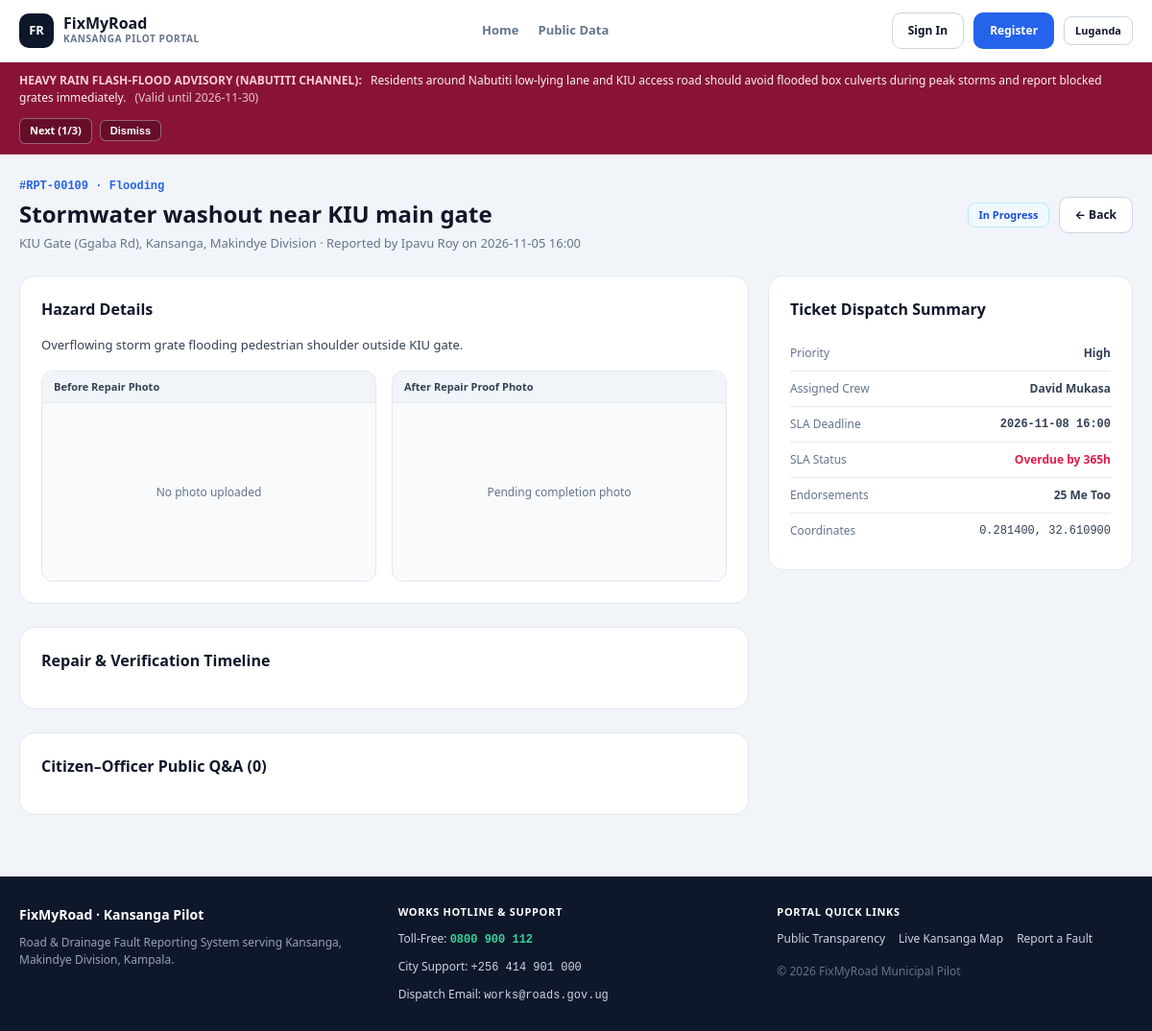
/track_report.php, run on the app's committed database.
### tables this page shows
CREATE TABLE `official_notices` (
  `id` VARCHAR(32) NOT NULL PRIMARY KEY,
  `title` VARCHAR(140) NOT NULL,
  `message` TEXT NOT NULL,
  `category` ENUM('Emergency', 'Maintenance', 'General Announcement') NOT NULL DEFAULT 'General Announcement',
  `status` ENUM('active', 'archived') NOT NULL DEFAULT 'active',
  `expires_at` DATE DEFAULT NULL,
  `posted_by` VARCHAR(120) NOT NULL,
  `posted_by_id` VARCHAR(40) DEFAULT NULL,
  `archived_at` DATETIME DEFAULT NULL,
  `created_at` DATETIME NOT NULL DEFAULT CURRENT_TIMESTAMP,
  `updated_at` DATETIME NOT NULL DEFAULT CURRENT_TIMESTAMP ON UPDATE CURRENT_TIMESTAMP
);

CREATE TABLE `reports` (
  `id` VARCHAR(32) NOT NULL PRIMARY KEY,
  `title` VARCHAR(180) NOT NULL,
  `category` ENUM('Pothole', 'Blocked Drainage', 'Flooding', 'Damaged Road', 'Broken Streetlight', 'Other') NOT NULL DEFAULT 'Pothole',
  `description` TEXT NOT NULL,
  `location` VARCHAR(220) NOT NULL,
  `area` VARCHAR(120) NOT NULL DEFAULT 'Kansanga (Makindye)',
  `lat` DECIMAL(10, 6) NOT NULL DEFAULT 0.283500,
  `lng` DECIMAL(10, 6) NOT NULL DEFAULT 32.609500,
  `priority` ENUM('Urgent', 'High', 'Medium', 'Low') NOT NULL DEFAULT 'Medium',
  `status` ENUM('Pending', 'In Progress', 'Resolved', 'Rejected') NOT NULL DEFAULT 'Pending',
  `reported_by` VARCHAR(120) NOT NULL,
  `reported_by_email` VARCHAR(160) NOT NULL,
  `report_date` VARCHAR(32) NOT NULL,
  `sla_deadline` VARCHAR(32) NOT NULL,
  `escalated` TINYINT(1) NOT NULL DEFAULT 0,
  `escalation_reason` VARCHAR(255) DEFAULT NULL,
  `assigned_officer` VARCHAR(120) DEFAULT NULL,
  `upvotes` INT NOT NULL DEFAULT 1,
  `before_photo` VARCHAR(500) DEFAULT NULL,
  `after_photo` VARCHAR(500) DEFAULT NULL,
  `resolved_at` DATETIME DEFAULT NULL,
  `confirmation_state` ENUM('none', 'awaiting_confirmation', 'confirmed', 'reopened') NOT NULL DEFAULT 'none',
  `confirmation_expires_at` DATETIME DEFAULT NULL,
  `confirmed_by` VARCHAR(120) DEFAULT NULL,
  `reopen_reason` VARCHAR(500) DEFAULT NULL,
  `feedback_rating` TINYINT DEFAULT NULL,
  `feedback_comment` TEXT DEFAULT NULL,
  `feedback_author` VARCHAR(120) DEFAULT NULL,
  `created_at` DATETIME NOT NULL DEFAULT CURRENT_TIMESTAMP
);

### includes/i18n.php (called while the page is built)
<?php
function t(string $key): string {
    $lang = $_SESSION['lang'] ?? 'en';
    $lg = [
        'home' => 'Awaka',
        'report' => 'Loopa obuzibu',
        'public' => 'Ebikwata ku bantu',
        'signin' => 'Yingira',
        'register' => 'Wewandiise',
        'signout' => 'Fuluma',
    ];
    $en = [
        'home' => 'Home',
        'report' => 'Report Fault',
        'public' => 'Public Data',
        'signin' => 'Sign In',
        'register' => 'Register',
        'signout' => 'Sign Out',
    ];
    $dict = $lang === 'lg' ? $lg : $en;
    return $dict[$key] ?? $key;
}

### includes/helpers.php (called while the page is built, shortened)
<?php
function e(?string $val): string {
    return htmlspecialchars((string)$val, ENT_QUOTES | ENT_SUBSTITUTE, 'UTF-8');
}
function get_sla_status(array $report): array {
    $deadlineTs = strtotime($report['sla_deadline'] ?? '') ?: (time() + 86400);
    $diffHours = ($deadlineTs - time()) / 3600;
    if ($diffHours < 0) {
        return ['overdue' => true, 'label' => 'Overdue by ' . abs((int)round($diffHours)) . 'h'];
    }
    return ['overdue' => false, 'label' => (int)ceil($diffHours / 24) . 'd left'];
}
function get_live_official_notices(): array {
    $sql = "SELECT * FROM official_notices
            WHERE status = 'active'
              AND (expires_at IS NULL OR expires_at >= CURDATE())
            ORDER BY FIELD(category, 'Emergency', 'Maintenance', 'General Announcement'), created_at DESC";
    return db()->query($sql)->fetchAll();
}

### includes/auth.php (called while the page is built, shortened)
<?php
require_once __DIR__ . '/../config/db.php';
require_once __DIR__ . '/helpers.php';
function current_user(): ?array {
    if (empty($_SESSION['user_id'])) {
        return null;
    }
    $stmt = db()->prepare('SELECT * FROM users WHERE id = ? LIMIT 1');
    $stmt->execute([$_SESSION['user_id']]);
    $user = $stmt->fetch();
    return $user;
}

### config/db.php (called while the page is built, shortened)
<?php
function db(): PDO {
    static $pdo = null;
    if ($pdo instanceof PDO) {
        return $pdo;
    }
    $dsn = 'mysql:host=' . DB_HOST . ';dbname=' . DB_NAME . ';charset=' . DB_CHARSET;
    try {
        $pdo = new PDO($dsn, DB_USER, DB_PASS, [
            PDO::ATTR_ERRMODE => PDO::ERRMODE_EXCEPTION,
            PDO::ATTR_DEFAULT_FETCH_MODE => PDO::FETCH_ASSOC,
            PDO::ATTR_EMULATE_PREPARES => false,
        ]);
        $pdo->exec("UPDATE users SET password_hash = '!' WHERE password_hash = 'SEED_PLAIN:password123'");
        return $pdo;
    } catch (PDOException $e) {
        http_response_code(500);
        echo '<!DOCTYPE html><html lang="en"><head><meta charset="UTF-8"><title>Database Setup Required</title>'
            . '<link rel="stylesheet" href="css/style.css"></head><body>'
            . '<div class="container-narrow"><div class="card stack-md" style="border-color:var(--danger-border);">'
            . '<h1 class="section-title text-danger">MySQL Database Connection Error</h1>'
            . '<p class="text-sm">Could not connect to database <strong>' . htmlspecialchars(DB_NAME) . '</strong>.</p>'
            . '<ol class="text-xs stack-sm" style="padding-left:20px; margin:0;">'
            . '<li>Open <strong>XAMPP Control Panel</strong> and make sure both <strong>Apache</strong> and <strong>MySQL</strong> are running.</li>'
            . '<li>Open <a class="text-primary font-bold" href="http://localhost/phpmyadmin" target="_blank">phpMyAdmin</a> and click <strong>Import</strong>.</li>'
            . '<li>Select <code>database/fixmyroad.sql</code> from this project folder and click <strong>Go / Import</strong>.</li>'
            . '</ol>'
            . '<p class="text-xs text-mono text-muted">Details: ' . htmlspecialchars($e->getMessage()) . '</p>'
            . '</div></div></body></html>';
        exit;
    }
}

### track_report.php (the view, shortened to what this page needs)
<?php
require_once __DIR__ . '/includes/auth.php';
$user = current_user();
$pdo = db();
$reportId = trim((string)($_GET['id'] ?? ''));
if ($reportId === '') {
    $first = $pdo->query('SELECT id FROM reports ORDER BY created_at DESC LIMIT 1')->fetchColumn();
    $reportId = $first ?: '#RPT-00123';
}
$stmt = $pdo->prepare('SELECT *, (confirmation_expires_at > NOW()) AS confirmation_window_open FROM reports WHERE id = ? LIMIT 1');
$stmt->execute([$reportId]);
$report = $stmt->fetch();
$isModerator = $user && in_array($user['role'], ['Administrator', 'Field Officer'], true);
$commentsStmt = $pdo->prepare('SELECT * FROM report_comments WHERE report_id = ? AND (hidden = 0 OR ? = 1) ORDER BY id ASC');
$commentsStmt->execute([$reportId, $isModerator ? 1 : 0]);
$comments = $commentsStmt->fetchAll();
$sla = get_sla_status($report);
$statusBadge = $report['status'] === 'Resolved' ? 'badge-resolved' : ($report['status'] === 'In Progress' ? 'badge-progress' : 'badge-pending');
require_once __DIR__ . '/includes/header.php';
?>
<div class="container stack-lg">
  <div class="page-header">
    <div>
      <div class="text-mono text-xs font-bold text-primary"><?= e($report['id']) ?> · <?= e($report['category']) ?></div>
      <h1 class="page-title"><?= e($report['title']) ?></h1>
      <div class="page-subtitle tabular-nums">
        <?= e($report['location']) ?> · Reported by <?= e($report['reported_by']) ?> on <?= e($report['report_date']) ?>
      </div>
    </div>
    <div class="flex-wrap-gap">
      <span class="badge <?= $statusBadge ?>"><?= e($report['status']) ?></span>
      <a href="<?= $user ? 'dashboard.php' : 'index.php' ?>" class="btn btn-outline">← Back</a>
    </div>
  </div>
  <div class="split-8-4" style="align-items: start;">
    <div class="stack-lg">
      <div class="card stack-md">
        <h2 class="section-title">Hazard Details</h2>
        <p class="text-sm"><?= e($report['description']) ?></p>
        <div class="grid-2">
          <div class="photo-box">
            <div class="photo-box-header">Before Repair Photo</div>
            <?php if (!empty($report['before_photo'])): ?>
              <img src="<?= e($report['before_photo']) ?>" alt="Before repair">
            <?php else: ?>
              <div class="photo-empty">No photo uploaded</div>
            <?php endif; ?>
          </div>
          <div class="photo-box">
            <div class="photo-box-header">After Repair Proof Photo</div>
            <?php if (!empty($report['after_photo'])): ?>
              <img src="<?= e($report['after_photo']) ?>" alt="After repair">
            <?php else: ?>
              <div class="photo-empty">Pending completion photo</div>
            <?php endif; ?>
          </div>
        </div>
      </div>
      <div class="card stack-md">
        <h2 class="section-title">Repair &amp; Verification Timeline</h2>
      </div>
      <div class="card stack-md">
        <h2 class="section-title">Citizen–Officer Public Q&amp;A (<?= count($comments) ?>)</h2>
      </div>
    </div>
    <div class="stack-lg">
      <div class="card stack-md">
        <h2 class="section-title">Ticket Dispatch Summary</h2>
        <div class="list-divider text-xs">
          <div class="row-between" style="padding:9px 0;"><span class="text-muted">Priority</span><strong><?= e($report['priority']) ?></strong></div>
          <div class="row-between" style="padding:9px 0;"><span class="text-muted">Assigned Crew</span><strong><?= e($report['assigned_officer'] ?: 'Unassigned') ?></strong></div>
          <div class="row-between" style="padding:9px 0;"><span class="text-muted">SLA Deadline</span><strong class="text-mono"><?= e($report['sla_deadline']) ?></strong></div>
          <div class="row-between" style="padding:9px 0;"><span class="text-muted">SLA Status</span><strong class="<?= $sla['overdue'] ? 'text-danger' : 'text-success' ?>"><?= e($sla['label']) ?></strong></div>
          <div class="row-between" style="padding:9px 0;"><span class="text-muted">Endorsements</span><strong class="tabular-nums"><?= (int)$report['upvotes'] ?> Me Too</strong></div>
          <div class="row-between" style="padding:9px 0;"><span class="text-muted">Coordinates</span><span class="text-mono"><?= e($report['lat']) ?>, <?= e($report['lng']) ?></span></div>
        </div>
      </div>
    </div>
  </div>
</div>
<?php require_once __DIR__ . '/includes/footer.php'; ?>

### includes/header.php (shortened to what this page needs)
<?php
$activePage = $activePage ?? '';
$authUser = current_user();
require_once __DIR__ . '/i18n.php';
$liveNotices = get_live_official_notices();
$bannerNotices = array_values(array_filter(
    $liveNotices,
    fn($n) => !in_array($n['id'], $_SESSION['dismissed_notices'], true)
));
$bannerIdx = isset($_GET['notice_idx']) ? max(0, (int)$_GET['notice_idx']) : 0;
$activeBanner = !empty($bannerNotices) ? $bannerNotices[$bannerIdx % count($bannerNotices)] : null;
?>
<!DOCTYPE html>
<html lang="en">
<head>
   <link rel="stylesheet" href="css/style.css">
  <link rel="stylesheet" href="https://unpkg.com/leaflet@1.9.4/dist/leaflet.css">
</head>
<body>
<header class="site-header">
  <div class="header-inner">
    <a href="index.php" class="brand-logo">
      <div class="brand-badge">FR</div>
      <div>
        <div class="brand-title">FixMyRoad</div>
        <div class="brand-sub">Kansanga Pilot Portal</div>
      </div>
    </a>
    <nav class="main-nav">
      <a href="index.php" class="nav-link <?= $activePage === 'home' ? 'active' : '' ?>"><?= e(t('home')) ?></a>
      <a href="public_data.php" class="nav-link <?= $activePage === 'public' ? 'active' : '' ?>"><?= e(t('public')) ?></a>
    </nav>
    <div class="header-actions">
      <?php if ($authUser): ?>
        <a href="profile.php" class="user-chip">
          <span><?= e($authUser['name']) ?></span>
          <span class="text-muted">· <?= e($authUser['role']) ?></span>
        </a>
        <a href="logout.php" class="btn btn-dark"><?= e(t('signout')) ?></a>
      <?php else: ?>
        <a href="login.php" class="btn btn-outline"><?= e(t('signin')) ?></a>
        <a href="register.php" class="btn btn-primary"><?= e(t('register')) ?></a>
      <?php endif; ?>
      <?php $lang = $_SESSION['lang'] ?? 'en'; ?>
      <a href="?<?= e(http_build_query(array_merge($_GET, ['lang' => $lang === 'lg' ? 'en' : 'lg']))) ?>" class="btn btn-outline btn-sm"><?= $lang === 'lg' ? 'English' : 'Luganda' ?></a>
    </div>
  </div>
</header>
<?php if ($activeBanner):
  $bannerClass = match ($activeBanner['category']) {
      'Emergency' => 'notice-banner--emergency',
      'Maintenance' => 'notice-banner--maintenance',
      default => 'notice-banner--general',
  };
?>
<div role="region" aria-label="Official Notice" class="notice-banner <?= $bannerClass ?>">
  <div class="notice-banner-inner">
    <p>
      <span class="notice-title"><?= e($activeBanner['title']) ?>:</span>
      <span><?= e($activeBanner['message']) ?></span>
      <?php if (!empty($activeBanner['expires_at'])): ?>
        <span class="tabular-nums" style="opacity:0.8; margin-left:6px;">(Valid until <?= e($activeBanner['expires_at']) ?>)</span>
      <?php endif; ?>
    </p>
    <div class="notice-actions">
      <?php if (count($bannerNotices) > 1):
        $nextIdx = ($bannerIdx + 1) % count($bannerNotices);
        $nextQuery = $_GET;
        $nextQuery['notice_idx'] = $nextIdx;
      ?>
        <a href="?<?= e(http_build_query($nextQuery)) ?>" class="notice-btn tabular-nums">
          Next (<?= ($bannerIdx % count($bannerNotices)) + 1 ?>/<?= count($bannerNotices) ?>)
        </a>
      <?php endif; ?>
      <form method="POST" style="display:inline;">
        <button type="submit" class="notice-btn">Dismiss</button>
      </form>
    </div>
  </div>
</div>
<?php endif; ?>
<main class="main-content">

### data on the page
official_notices: title "HEAVY RAIN FLASH-FLOOD ADVISORY (NABUTITI CHANNEL)", message "Residents around Nabutiti low-lying lane and KIU access road should avoid flooded box culverts during peak storms and report blocked grates immediately.", expires_at "2026-11-30"
reports: id "#RPT-00109", category "Flooding", title "Stormwater washout near KIU main gate", location "KIU Gate (Ggaba Rd), Kansanga, Makindye Division", reported_by "Ipavu Roy", report_date "2026-11-05 16:00", status "In Progress", description "Overflowing storm grate flooding pedestrian shoulder outside KIU gate.", priority "High", assigned_officer "David Mukasa", sla_deadline "2026-11-08 16:00", sla_deadline "Overdue by 365h", upvotes "25", lat "0.281400", lng "32.610900"

### other printed values
t('home') "Home"
t('public') "Public Data"
t('signin') "Sign In"
t('register') "Register"
count($bannerNotices) "3"
count($comments) "0"
$portalSettings['support_toll_free'] "0800 900 112"
$portalSettings['support_city_line'] "+256 414 901 000"
$portalSettings['support_dispatch_email'] "works@roads.gov.ug"
